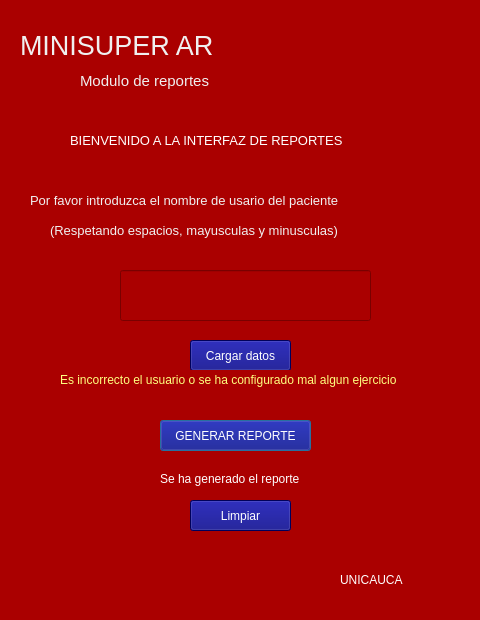
<?xml version="1.0" encoding="UTF-8"?>
<ui version="4.0">
 <class>Dialog</class>
 <widget class="QDialog" name="Dialog">
  <property name="geometry">
   <rect>
    <x>0</x>
    <y>0</y>
    <width>480</width>
    <height>620</height>
   </rect>
  </property>
  <property name="windowTitle">
   <string>Dialog</string>
  </property>
  <property name="styleSheet">
   <string notr="true">background-color:rgb(170, 0, 0)</string>
  </property>
  <widget class="QLabel" name="label">
   <property name="geometry">
    <rect>
     <x>20</x>
     <y>20</y>
     <width>241</width>
     <height>51</height>
    </rect>
   </property>
   <property name="styleSheet">
    <string notr="true">color:rgb(240, 240, 240); font-size:20pt;</string>
   </property>
   <property name="text">
    <string>MINISUPER AR</string>
   </property>
  </widget>
  <widget class="QLabel" name="label_2">
   <property name="geometry">
    <rect>
     <x>80</x>
     <y>60</y>
     <width>181</width>
     <height>41</height>
    </rect>
   </property>
   <property name="styleSheet">
    <string notr="true">color:rgb(240, 240, 240);font-size:11pt;</string>
   </property>
   <property name="text">
    <string>Modulo de reportes</string>
   </property>
  </widget>
  <widget class="QLabel" name="label_3">
   <property name="geometry">
    <rect>
     <x>70</x>
     <y>120</y>
     <width>361</width>
     <height>41</height>
    </rect>
   </property>
   <property name="styleSheet">
    <string notr="true">color:rgb(255, 255, 255); font-size:10pt;</string>
   </property>
   <property name="text">
    <string>BIENVENIDO A LA INTERFAZ DE REPORTES</string>
   </property>
  </widget>
  <widget class="QPushButton" name="BtnGenerar">
   <property name="geometry">
    <rect>
     <x>160</x>
     <y>420</y>
     <width>151</width>
     <height>31</height>
    </rect>
   </property>
   <property name="styleSheet">
    <string notr="true">background-color: rgb(0, 0, 127);
color: rgb(255, 255, 255);</string>
   </property>
   <property name="text">
    <string>GENERAR REPORTE</string>
   </property>
  </widget>
  <widget class="QLabel" name="confirm">
   <property name="geometry">
    <rect>
     <x>160</x>
     <y>470</y>
     <width>161</width>
     <height>17</height>
    </rect>
   </property>
   <property name="styleSheet">
    <string notr="true">color: rgb(255, 255, 255);</string>
   </property>
   <property name="text">
    <string>Se ha generado el reporte</string>
   </property>
  </widget>
  <widget class="QPushButton" name="generarid">
   <property name="geometry">
    <rect>
     <x>190</x>
     <y>340</y>
     <width>101</width>
     <height>31</height>
    </rect>
   </property>
   <property name="styleSheet">
    <string notr="true">color: rgb(255, 255, 255);
background-color: rgb(0, 0, 127);</string>
   </property>
   <property name="text">
    <string>Cargar datos</string>
   </property>
  </widget>
  <widget class="QLineEdit" name="paciente">
   <property name="geometry">
    <rect>
     <x>120</x>
     <y>270</y>
     <width>251</width>
     <height>51</height>
    </rect>
   </property>
   <property name="styleSheet">
    <string notr="true">font-size:14pt;
color: rgb(255, 255, 255);</string>
   </property>
  </widget>
  <widget class="QLabel" name="unicauca">
   <property name="geometry">
    <rect>
     <x>340</x>
     <y>570</y>
     <width>121</width>
     <height>20</height>
    </rect>
   </property>
   <property name="styleSheet">
    <string notr="true">font: 14pt &quot;MS Shell Dlg 2&quot;;
color:  rgb(255, 255, 255)</string>
   </property>
   <property name="text">
    <string>UNICAUCA</string>
   </property>
  </widget>
  <widget class="QLabel" name="label_4">
   <property name="geometry">
    <rect>
     <x>30</x>
     <y>190</y>
     <width>431</width>
     <height>21</height>
    </rect>
   </property>
   <property name="styleSheet">
    <string notr="true">font: 10pt ;
color:rgb(240, 240, 240);</string>
   </property>
   <property name="text">
    <string>Por favor introduzca el nombre de usario del paciente</string>
   </property>
  </widget>
  <widget class="QLabel" name="label_5">
   <property name="geometry">
    <rect>
     <x>50</x>
     <y>220</y>
     <width>391</width>
     <height>21</height>
    </rect>
   </property>
   <property name="styleSheet">
    <string notr="true">font: 10pt ;
color: rgb(240, 240, 240);</string>
   </property>
   <property name="text">
    <string>(Respetando espacios, mayusculas y minusculas)</string>
   </property>
  </widget>
  <widget class="QLabel" name="datoconfi">
   <property name="geometry">
    <rect>
     <x>90</x>
     <y>370</y>
     <width>311</width>
     <height>20</height>
    </rect>
   </property>
   <property name="styleSheet">
    <string notr="true">color: rgb(255, 255, 255);</string>
   </property>
   <property name="text">
    <string>Se han cargado los datos puede generar el reporte</string>
   </property>
  </widget>
  <widget class="QLabel" name="datofall">
   <property name="geometry">
    <rect>
     <x>60</x>
     <y>370</y>
     <width>381</width>
     <height>20</height>
    </rect>
   </property>
   <property name="styleSheet">
    <string notr="true">color: rgb(255, 255, 127);</string>
   </property>
   <property name="text">
    <string>Es incorrecto el usuario o se ha configurado mal algun ejercicio</string>
   </property>
  </widget>
  <widget class="QPushButton" name="BtnLimpiar">
   <property name="geometry">
    <rect>
     <x>190</x>
     <y>500</y>
     <width>101</width>
     <height>31</height>
    </rect>
   </property>
   <property name="styleSheet">
    <string notr="true">background-color: rgb(0, 0, 127);
color: rgb(255, 255, 255);</string>
   </property>
   <property name="text">
    <string>Limpiar</string>
   </property>
  </widget>
 </widget>
 <resources/>
 <connections/>
</ui>
